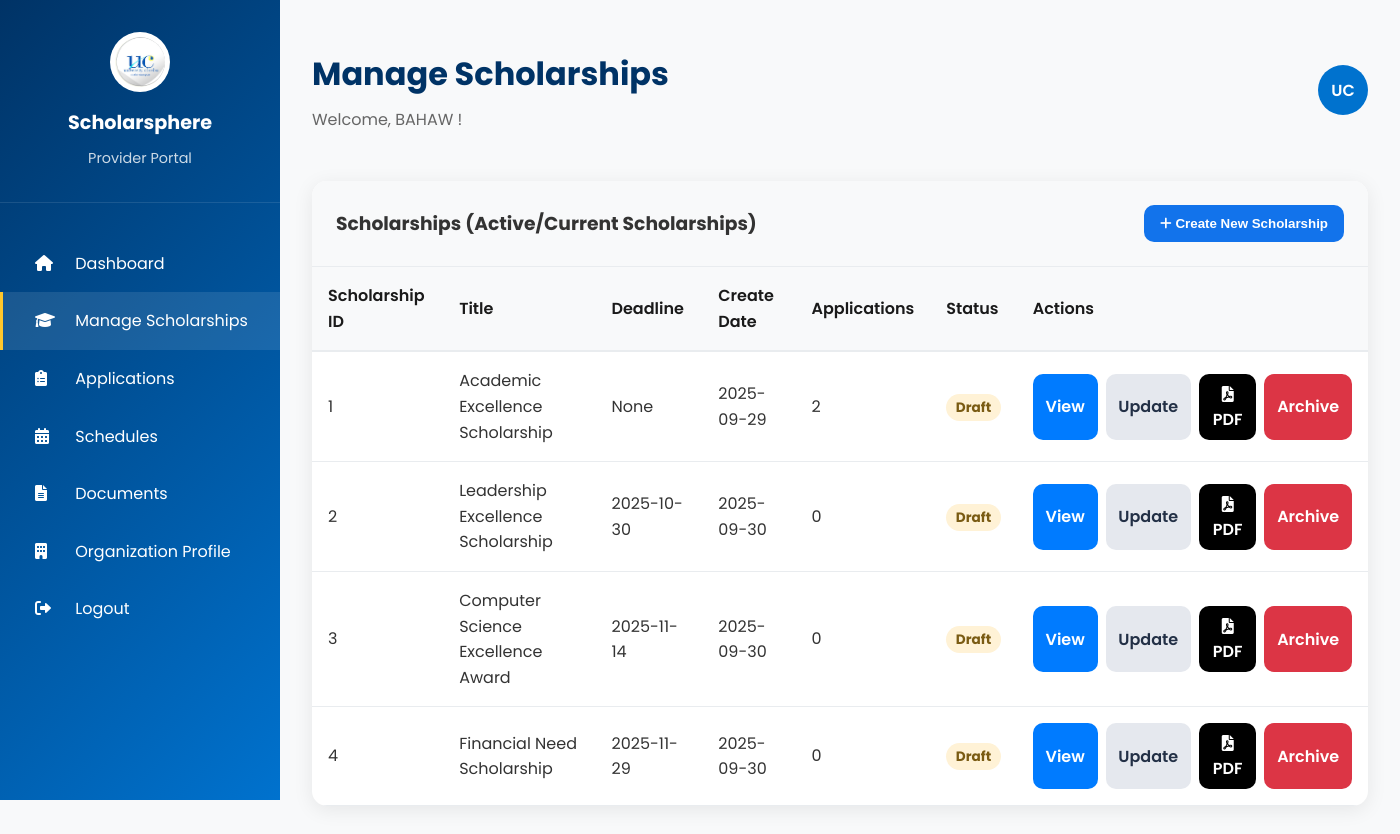
Before: /provider/scholarships (signed in) with the older database file.
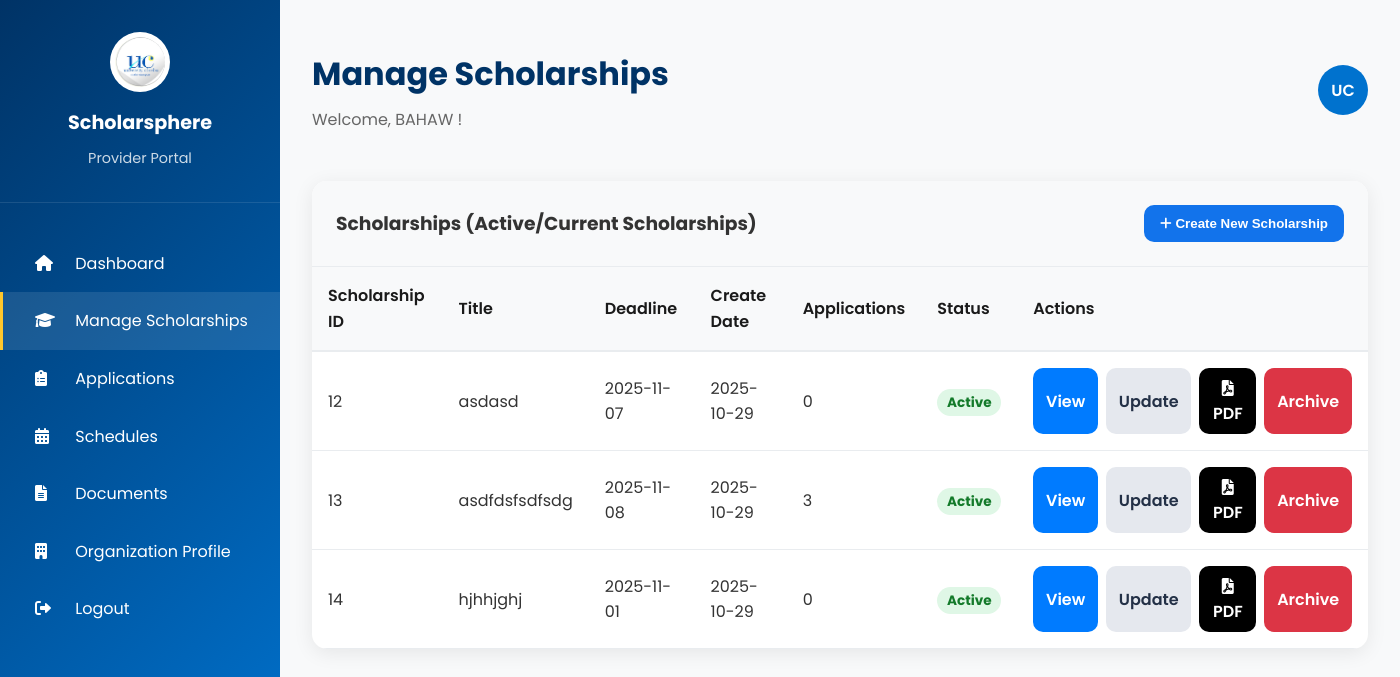
After: the same page with the newer database file.
### app.py (models this page shows)
class Scholarship(db.Model):
    __tablename__ = 'scholarships'
    id = db.Column(db.Integer, primary_key=True)
    code = db.Column(db.String(50), unique=True, nullable=False)
    title = db.Column(db.String(255), nullable=False)
    description = db.Column(db.Text, nullable=True)
    provider_id = db.Column(db.Integer, db.ForeignKey('users.id'), nullable=False)
    status = db.Column(db.String(20), nullable=False, default='draft')  # draft, approved, active, closed
    deadline = db.Column(db.Date, nullable=True)
    amount = db.Column(db.String(100), nullable=True)  # e.g., "₱50,000 per semester"
    requirements = db.Column(db.Text, nullable=True)
    applications_count = db.Column(db.Integer, nullable=False, default=0)
    pending_count = db.Column(db.Integer, nullable=False, default=0)
    approved_count = db.Column(db.Integer, nullable=False, default=0)
    disapproved_count = db.Column(db.Integer, nullable=False, default=0)
    created_at = db.Column(db.DateTime, nullable=False, default=datetime.utcnow)
    updated_at = db.Column(db.DateTime, onupdate=datetime.utcnow)
    is_active = db.Column(db.Boolean, nullable=False, default=True)
    provider = db.relationship('User', backref='scholarships')
    applications = db.relationship('ScholarshipApplication', backref='scholarship', lazy='dynamic')

### provider/routes.py (the view)
@provider_bp.route('/scholarships')
@login_required
def scholarships():
    if current_user.role != 'provider':
        flash('Access denied. Provider access required.', 'error')
        return redirect(url_for('index'))
    all_scholarships = Scholarship.query.filter_by(provider_id=current_user.id).all()
    active_scholarships = [s for s in all_scholarships if s.status != 'archived']
    archived_scholarships = [s for s in all_scholarships if s.status == 'archived']
    return render_template('provider/scholarships.html',
                           user=current_user,
                           scholarships=active_scholarships,
                           archived_scholarships=archived_scholarships)

### app.py (called while the page is built, shortened)
@login_manager.user_loader
def load_user(user_id):
    return db.session.get(User, int(user_id))

@app.template_filter('safe_strftime')
def safe_strftime(value, format='%Y-%m-%d'):
    if value is None:
        return 'Not specified'
    if hasattr(value, 'strftime'):
        try:
            return value.strftime(format)
        except:
            return 'Invalid date'
    return 'Not specified'

### templates/provider/scholarships.html (shortened to what this page needs)
{% extends "base.html" %}
{% block content %}
<div class="dashboard-container">
  <div class="sidebar">
    <div class="sidebar-header">
      <div class="sidebar-logo">
        <img src="{{ url_for('static', filename='images/uc-logo.png') }}" alt="UC Logo">
      </div>
      <div class="sidebar-brand">Scholarsphere</div>
      <div class="sidebar-subtitle">Provider Portal</div>
    </div>
    <nav class="sidebar-nav">
      <div class="nav-item" onclick="window.location.href='{{ url_for('provider.dashboard') }}'"><i class="fas fa-home"></i> Dashboard</div>
      <div class="nav-item active"><i class="fas fa-graduation-cap"></i> Manage Scholarships</div>
      <div class="nav-item" onclick="window.location.href='{{ url_for('provider.applications') }}'"><i class="fas fa-clipboard-list"></i> Applications</div>
      <div class="nav-item" onclick="window.location.href='{{ url_for('provider.schedules') }}'"><i class="fas fa-calendar-alt"></i> Schedules</div>
      <div class="nav-item" onclick="window.location.href='{{ url_for('provider.documents') }}'"><i class="fas fa-file-alt"></i> Documents</div>
      <div class="nav-item" onclick="window.location.href='{{ url_for('provider.profile') }}'"><i class="fas fa-building"></i> Organization Profile</div>
      <div class="nav-item" onclick="window.location.href='{{ url_for('logout') }}'"><i class="fas fa-sign-out-alt"></i> Logout</div>
    </nav>
  </div>
  <div class="main-content">
    <div class="top-bar">
      <div class="welcome-text">
        <h1>Manage Scholarships</h1>
        <p>Welcome, {{ current_user.organization or 'Provider' }}!</p>
      </div>
      <div class="user-menu"><div class="user-avatar">UC</div></div>
    </div>
    <div class="table-container">
      <div class="table-header">
        <h3>Scholarships (Active/Current Scholarships)</h3>
        <button class="btn-primary" onclick="createScholarship()"><i class="fas fa-plus"></i> Create New Scholarship</button>
      </div>
      <table>
      <thead>
        <tr>
          <th>Scholarship ID</th>
          <th>Title</th>
          <th>Deadline</th>
          <th>Create Date</th>
          <th>Applications</th>
          <th>Status</th>
          <th>Actions</th>
        </tr>
      </thead>
      <tbody>
        {% for s in scholarships %}
        <tr>
          <td>{{ s.id }}</td>
          <td>{{ s.title }}</td>
          <td>{{ s.deadline }}</td>
          <td>{{ s.created_at | safe_strftime('%Y-%m-%d') }}</td>
          <td>{{ s.applications.count() }}</td>
          <td>
            {% if s.status.lower() == 'approved' %}
              <span class="status active">Active</span>
            {% else %}
              <span class="status draft">Draft</span>
            {% endif %}
          </td>
          <td>
            <div class="actions">
              <button class="btn blue" onclick="viewScholarship('{{ s.id }}')">View</button>
              <button class="btn gray" onclick="editScholarship('{{ s.id }}')">Update</button>
              <button class="btn" onclick="downloadScholarshipReport('{{ s.id }}')" style="background:#000000; color:#fff;" title="Download PDF Report"><i class="fas fa-file-pdf"></i> PDF</button>
              <button class="btn red" onclick="archiveScholarship('{{ s.id }}')">Archive</button>
            </div>
          </td>
        </tr>
        {% endfor %}
      </tbody>
    </table>
    </div>
  </div>
</div>
{% endblock %}

Changed rows visible on the page:
removed Scholarship: id "1", title "Academic Excellence Scholarship", deadline "None", created_at "2025-09-29", applications.count "2", status "Draft"
removed Scholarship: id "2", title "Leadership Excellence Scholarship", deadline "2025-10-30", created_at "2025-09-30", applications.count "0", status "Draft"
removed Scholarship: id "3", title "Computer Science Excellence Award", deadline "2025-11-14", created_at "2025-09-30", applications.count "0", status "Draft"
removed Scholarship: id "4", title "Financial Need Scholarship", deadline "2025-11-29", created_at "2025-09-30", applications.count "0", status "Draft"
added Scholarship: id "12", title "asdasd", deadline "2025-11-07", created_at "2025-10-29", applications.count "0", status "Active"
added Scholarship: id "13", title "asdfdsfsdfsdg", deadline "2025-11-08", created_at "2025-10-29", applications.count "3", status "Active"
added Scholarship: id "14", title "hjhhjghj", deadline "2025-11-01", created_at "2025-10-29", applications.count "0", status "Active"
